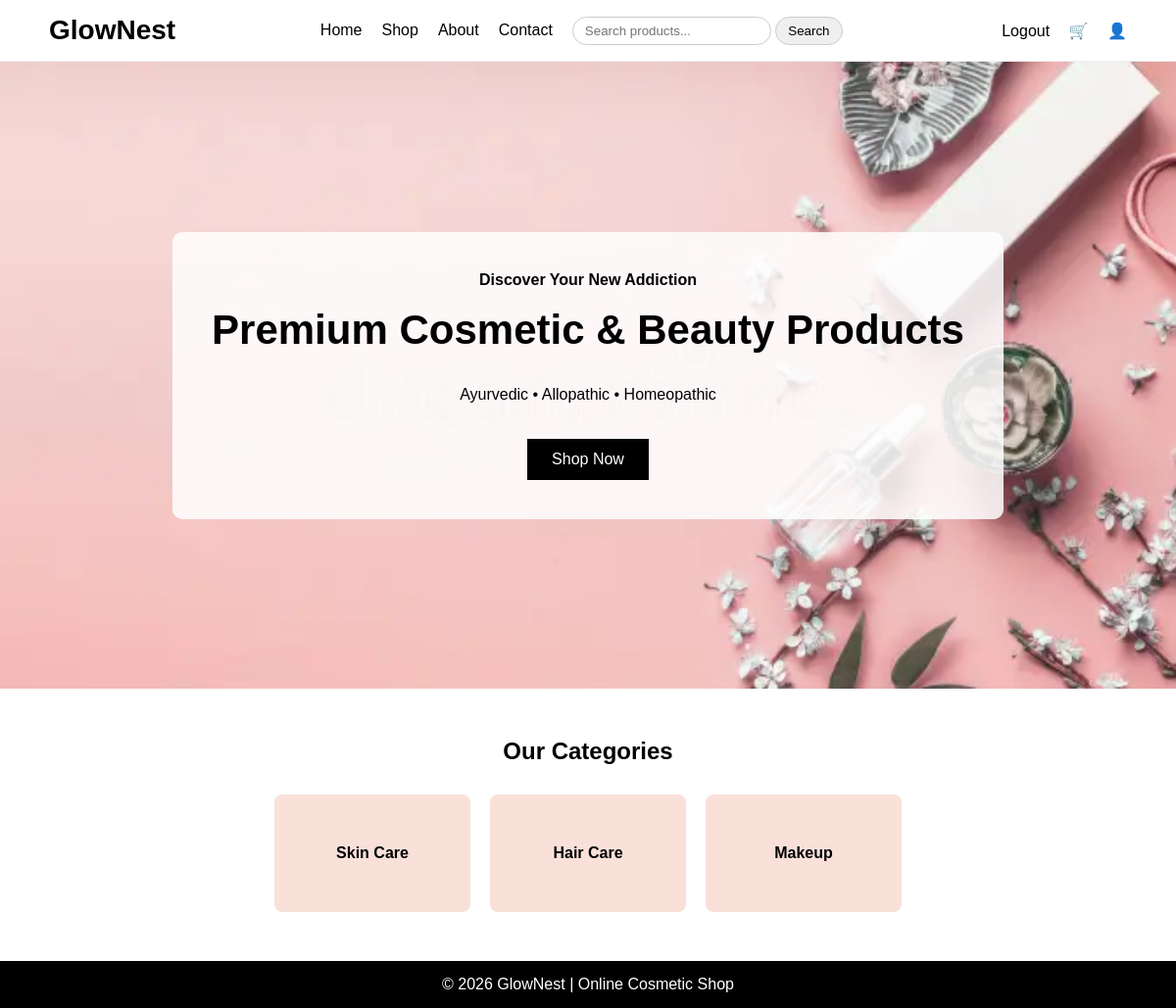
The page /home.php (signed in) on the database its author committed.
### tables this page shows
CREATE TABLE `category` (
  `category_id` int(15) NOT NULL,
  `category_name` varchar(50) NOT NULL,
  `description` text DEFAULT NULL
);

### home.php (the view, shortened to what this page needs)
<?php
$conn = mysqli_connect("localhost", "root", "", "cosmatic_shop");
$query = "SELECT * FROM category";
$result = mysqli_query($conn, $query);
?>
<!DOCTYPE html>
<html lang="en">
<head>
</head>
<body>
<header>
    <div class="logo">GlowNest</div>
    <nav>
        <a href="home.php">Home</a>
        <a href="shoppage.php">Shop</a>
        <a href="aboutus.php">About</a>
        <a href="contactus.php">Contact</a>
        <form action="shoppage.php" method="GET">
            <div class="search-box">
                <input type="text" name="search" placeholder="Search products...">
                <input type="submit" name="Search" value="Search">
            </div>
        </form>
    </nav>
    <div class="icons">
        <?php
        if (isset($_SESSION['username'])) {
            echo '<a href="logout.php">Logout</a>';
        } else {
            echo '<a href="account.html">Login</a>';
        }
        ?>
        <a href="cart.php">🛒</a>
        <a href="account.php">👤</a>
    </div>
</header>
<section class="hero">
    <div class="hero-content">
        <h4>Discover Your New Addiction</h4><br>
        <h1>Premium Cosmetic & Beauty Products</h1><br>
        <p>Ayurvedic • Allopathic • Homeopathic</p><br><br>
        <a href="shoppage.php" class="btn">Shop Now</a>
    </div>
</section>
<section class="categories">
    <h2>Our Categories</h2>
    <div class="category-box" >
        <?php
        if (mysqli_num_rows($result) > 0) {
            while ($row = mysqli_fetch_assoc($result)) {
                echo '<div class="card" onclick="window.location.href=\'shoppage.php?category=' . urlencode($row['category_id']) . '\'">';
                $Str = htmlspecialchars($row['category_name']);
                echo $Str;
                echo '</div>';
            }
        } else {
            echo "<p>No Categories Found</p>";
        }
        ?>
    </div>
</section>
<footer>
    <p>© 2026 GlowNest | Online Cosmetic Shop</p>
</footer>
</body>
</html>

### home.php (style rules this page uses)
* { margin: 0; padding: 0; box-sizing: border-box; font-family: Arial, sans-serif; }
header { display: flex; justify-content: space-between; align-items: center; padding: 15px 50px; background: #ffffff; border-bottom: 1px solid #eee; }
.logo { font-size: 28px; font-weight: bold; }
nav { display: flex; align-items: center; gap: 20px; }
nav a { text-decoration: none; color: #000; font-weight: 500; }
.search-box input { padding: 6px 12px; border: 1px solid #ccc; border-radius: 20px; outline: none; }
.icons a { margin-left: 15px; text-decoration: none; color: #000; font-weight: 500; }
.hero { height: 80vh; background: url("images/hpage_bg.jpg") no-repeat center center/cover; display: flex; align-items: center; justify-content: center; text-align: center; }
.hero-content { background: rgba(255,255,255,0.85); padding: 40px; border-radius: 10px; }
.hero-content h1 { font-size: 42px; margin-bottom: 15px; }
.btn { padding: 12px 25px; background: black; color: white; text-decoration: none; display: inline-block; }
.categories { padding: 50px; text-align: center; }
.category-box { display: flex; justify-content: center; gap: 20px; margin-top: 30px; flex-wrap: wrap; }
.card { width: 200px; height: 120px; background: #f9e1da; display: flex; align-items: center; justify-content: center; font-weight: bold; border-radius: 8px; }
footer { background: black; color: white; text-align: center; padding: 15px; }

### rows shown on the page
category: category_name "Skin Care"
category: category_name "Hair Care"
category: category_name "Makeup"
